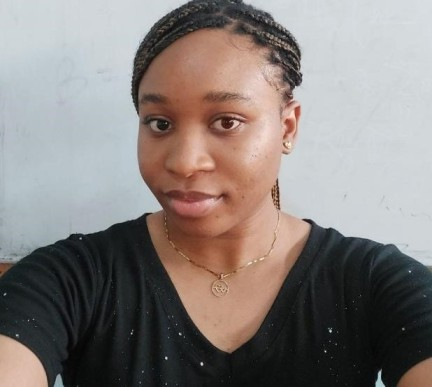
#> input picture img_use.jpg, 432 x 387 px
$ jupyter execute 'Python Face Detection.ipynb'
#> lines starting #> are read from the running program, lines starting #| are printed output that depends on the picture; after the words box and inside, x2 and y2 are one past the last pixel; in counts of white or black regions, pixels touching at a corner belong together
[cell 1]
# Importing the OpenCV library for computer vision tasks such as image processing
import cv2

# Importing the pyplot module from the matplotlib library for plotting and visualizing images/graphs
import matplotlib.pyplot as plt

# Importing the randrange function from the random module to generate random numbers
from random import randrange

[cell 2]
# Loading a pre-trained model for detecting frontal faces using Haar Cascades.
# 'haarcascade_frontalface_default.xml' is an XML file containing data used for face detection.
frontal_face_cascade = cv2.CascadeClassifier(cv2.data.haarcascades + 'haarcascade_frontalface_default.xml')

# Loading a pre-trained model for detecting profile faces (side view) using Haar Cascades.
# 'haarcascade_profileface.xml' is an XML file used for detecting profile faces.
profile_face_cascade = cv2.CascadeClassifier(cv2.data.haarcascades + 'haarcascade_profileface.xml')

[cell 3]
# Reading the image file 'img_use.jpg' using OpenCV's imread function.
# The image is loaded into the variable 'img' as a multi-dimensional NumPy array.
img = cv2.imread('img_use.jpg')
#> img is the input picture: shape (387, 432, 3); mean B, G, R 124.6, 127.6, 135.1

[cell 4]
# Displaying the image using Matplotlib's imshow function.
plt.imshow(img)

[cell 5]
# Converting the loaded image 'img' from BGR color format to grayscale using OpenCV's cvtColor function.
grayscaled_img = cv2.cvtColor(img, cv2.COLOR_BGR2GRAY)
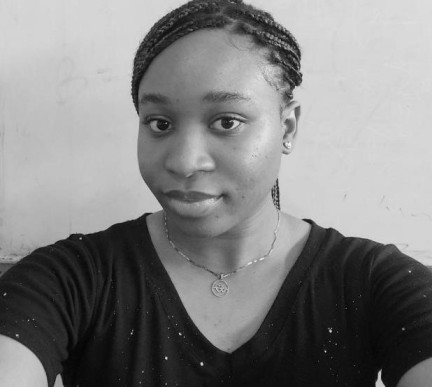
#> grayscaled_img: shape (387, 432); min 3, max 243, mean 129.5

[cell 6]
# Displaying the image using Matplotlib's imshow function.
plt.imshow(grayscaled_img)

[cell 7]
# Drawing a rectangle on the image to capture the face
plt.imshow(cv2.rectangle(img, (108, 47), (108+190, 47+190), (255,0,0), 10))
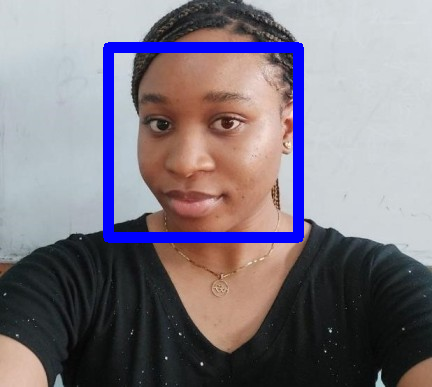
#> img: shape (387, 432, 3); 4.98% of pixels changed, all inside (x1, y1, x2, y2) = (103, 42, 304, 243)

[cell 8]
def detect_face_from_image(image):

    # Read Image
#> called with image = '5.jpg'
    img = cv2.imread(image)
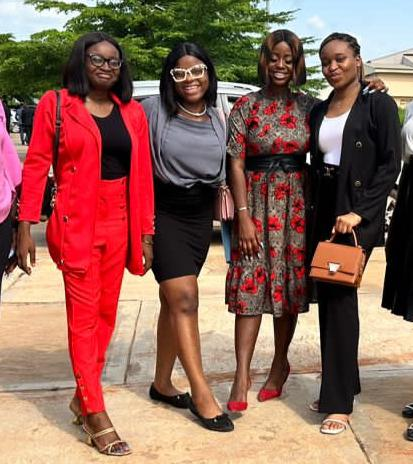
#> input picture 5.jpg, 413 x 464 px
#> img is the input picture: shape (464, 413, 3); mean B, G, R 87.4, 99.8, 141.8

    # Convert image to gray scale
    grayscaled_img = cv2.cvtColor(img, cv2.COLOR_BGR2GRAY)
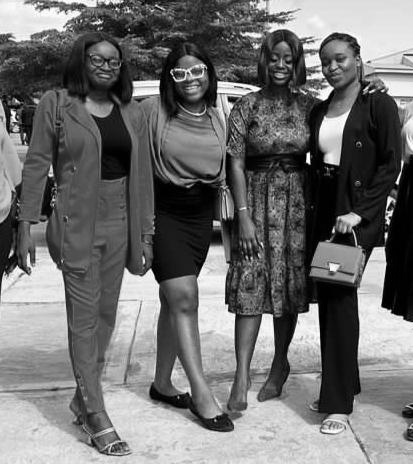
#> grayscaled_img: shape (464, 413); min 0, max 255, mean 111

    #  Fetch coordinates of face
    face_coordinates = frontal_face_cascade.detectMultiScale(grayscaled_img)
#> face_coordinates = [[324, 41, 43, 43], [84, 44, 40, 40], [191, 359, 51, 51]]
    profile_coordinates = profile_face_cascade.detectMultiScale(grayscaled_img)
#> profile_coordinates = [[314, 34, 58, 58]]

    # Loop through each coordinate in the face_coordinates list
    for (x,y,w,h) in face_coordinates:
        cv2.rectangle(img, (x, y), (x+w, y+w), (randrange(0,255),randrange(0,255),randrange(0,255)), 5)
#> this loop made 3 passes
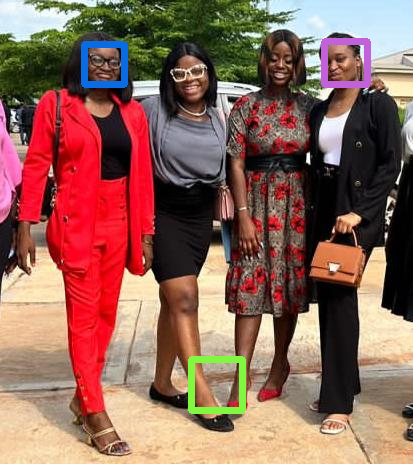
#> img: shape (464, 413, 3); 1.93% of pixels changed, all inside (x1, y1, x2, y2) = (81, 38, 371, 414)

    for (x,y,w,h) in profile_coordinates:
        cv2.rectangle(img, (x, y), (x+w, y+w), (randrange(0,255),randrange(0,255),randrange(0,255)), 5)
#> this loop made 1 pass
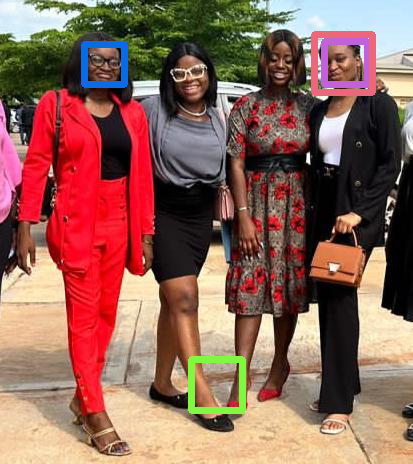
#> img: shape (464, 413, 3); 0.84% of pixels changed, all inside (x1, y1, x2, y2) = (311, 31, 376, 96)

    # Show image in window
    cv2.imshow("Clever Programmer Face Detector", img)
    key = cv2.waitKey()
#> (key Esc is pressed here)

[cell 9]
detect_face_from_image('5.jpg')

[cell 10]
def detect_face_from_video(video):

    # Read Video
#> called with video = 'vid_1.mp4'
    vid = cv2.VideoCapture(video)

    while True:

        # Read the current frame
        successful_frame_read, frame = vid.read()
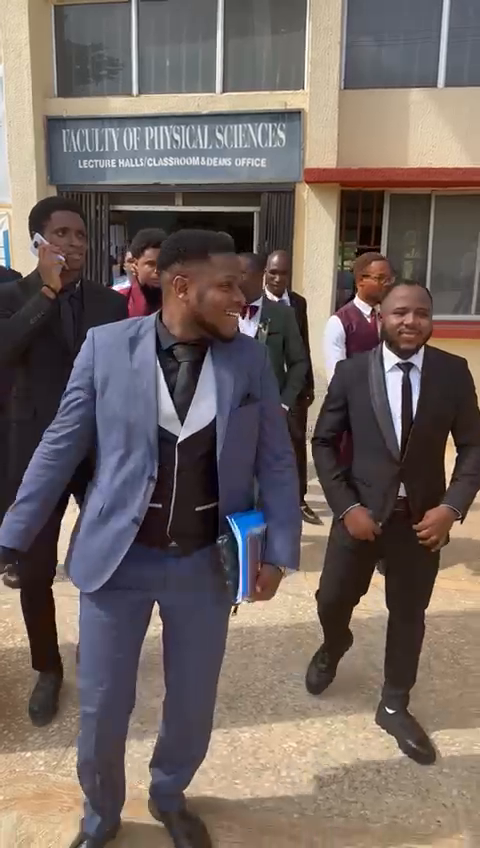
#> input picture frame 66 of vid_1.mp4, 480 x 848 px
#> frame is the input picture: shape (848, 480, 3); mean B, G, R 96.8, 101.2, 113.1

        if successful_frame_read:
            # Convert video to grayscale
            grayscaled_frame = cv2.cvtColor(frame, cv2.COLOR_BGR2GRAY)
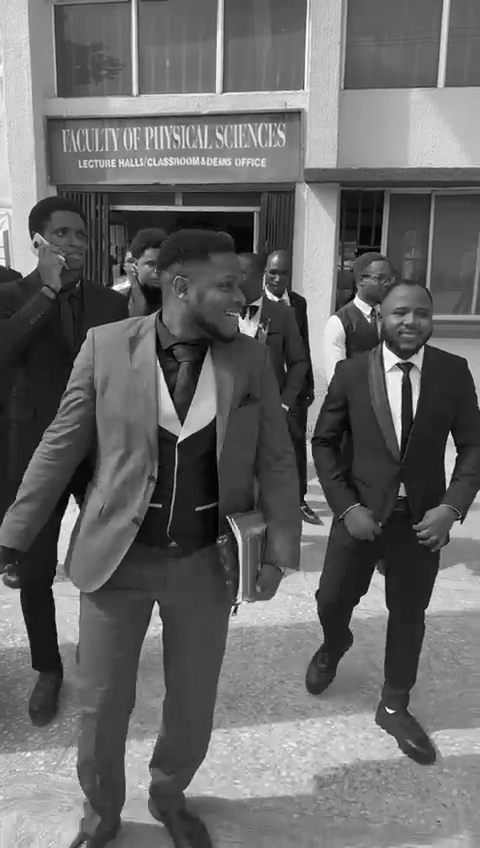
#> grayscaled_frame: shape (848, 480); min 0, max 255, mean 104.2

        else:
            print("Video ended")
            break

        #  Fetch coordinates of face
        face_coordinates = frontal_face_cascade.detectMultiScale(grayscaled_frame)
#> face_coordinates = [[382, 291, 56, 56], [44, 212, 56, 56], [23, 209, 60, 60]]
        profile_coordinates = profile_face_cascade.detectMultiScale(grayscaled_frame)
#> profile_coordinates = [[1, 480, 51, 51]]

        # Loop through each coordinate in the face_coordinates list
        for (x,y,w,h) in face_coordinates:
            cv2.rectangle(frame, (x, y), (x+w, y+w), (randrange(0,255),randrange(0,255),randrange(0,255)), 2)
#> this loop made 3 passes
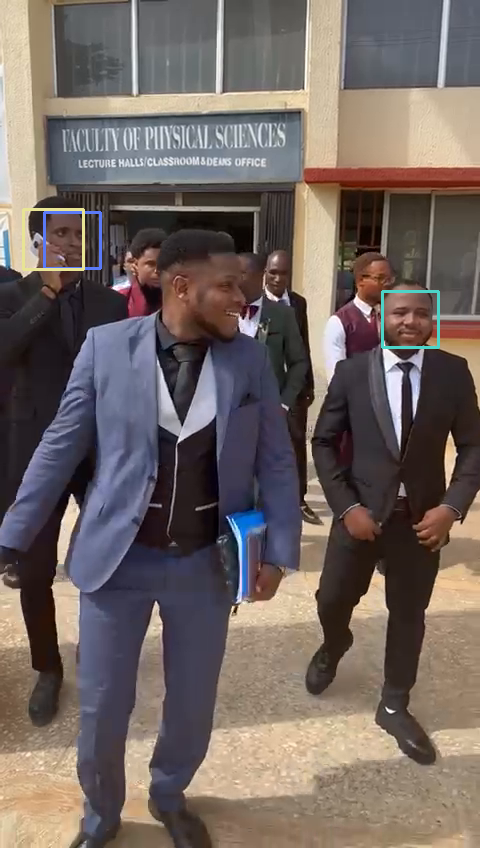
#> frame: shape (848, 480, 3); 0.48% of pixels changed, all inside (x1, y1, x2, y2) = (22, 208, 440, 349)

        for (x,y,w,h) in profile_coordinates:
            cv2.rectangle(frame, (x, y), (x+w, y+w), (randrange(0,255),randrange(0,255),randrange(0,255)), 2)
#> this loop made 1 pass
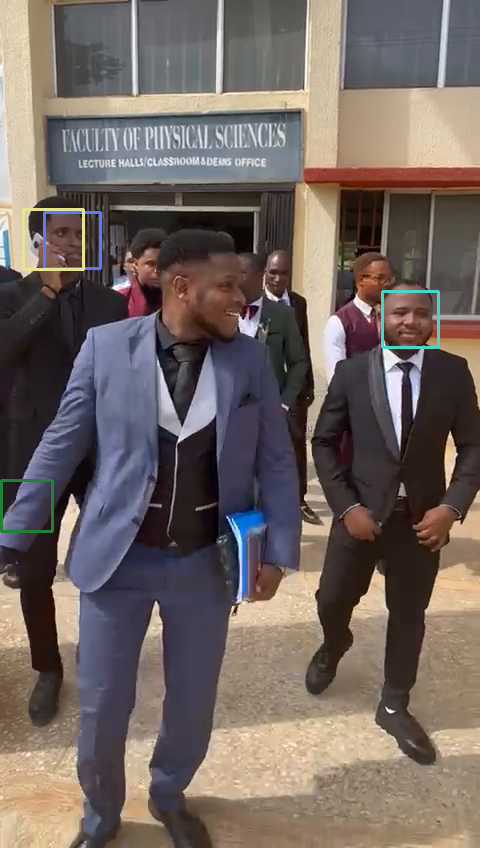
#> frame: shape (848, 480, 3); 0.15% of pixels changed, all inside (x1, y1, x2, y2) = (0, 479, 54, 533)

        # Show image in window
        cv2.imshow("Clever Programmer Face Detector", frame)
        key = cv2.waitKey(1)
#> (key Esc is pressed here)

        if key == 81 or key == 113:
            break

    vid.release()
